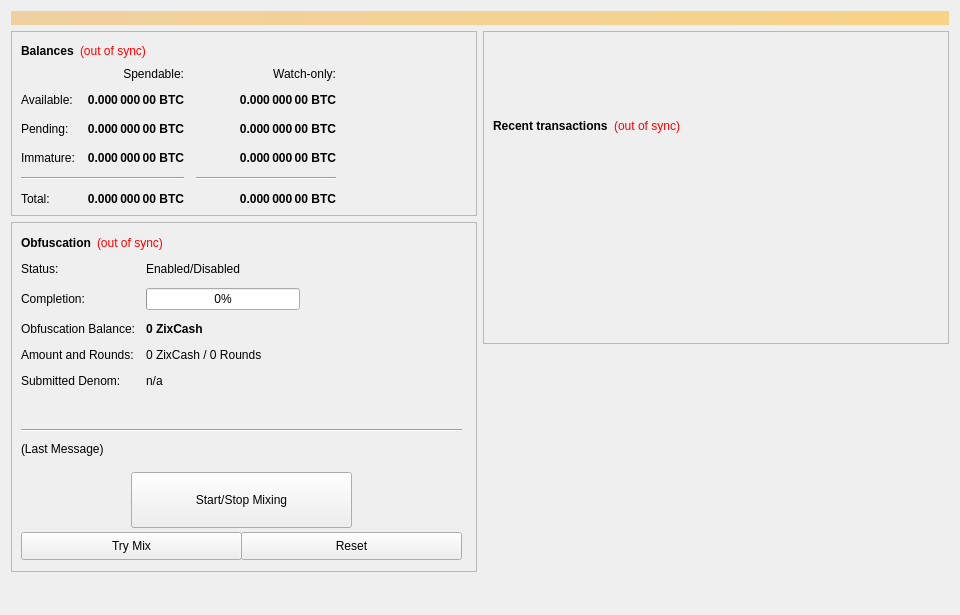
<?xml version="1.0" encoding="UTF-8"?>
<ui version="4.0">
 <class>OverviewPage</class>
 <widget class="QWidget" name="OverviewPage">
  <property name="geometry">
   <rect>
    <x>0</x>
    <y>0</y>
    <width>960</width>
    <height>615</height>
   </rect>
  </property>
  <property name="minimumSize">
   <size>
    <width>960</width>
    <height>0</height>
   </size>
  </property>
  <property name="windowTitle">
   <string>Form</string>
  </property>
  <layout class="QVBoxLayout" name="topLayout">
   <item>
    <widget class="QLabel" name="labelAlerts">
     <property name="visible">
      <bool>false</bool>
     </property>
     <property name="styleSheet">
      <string notr="true">background-color: qlineargradient(x1: 0, y1: 0, x2: 1, y2: 0, stop:0 #F0D0A0, stop:1 #F8D488); color:#000000;</string>
     </property>
     <property name="wordWrap">
      <bool>true</bool>
     </property>
     <property name="margin">
      <number>3</number>
     </property>
    </widget>
   </item>
   <item>
    <layout class="QHBoxLayout" name="horizontalLayout" stretch="1,1">
     <item>
      <layout class="QVBoxLayout" name="verticalLayout_2">
       <item>
        <widget class="QFrame" name="frame">
         <property name="frameShape">
          <enum>QFrame::StyledPanel</enum>
         </property>
         <property name="frameShadow">
          <enum>QFrame::Raised</enum>
         </property>
         <layout class="QVBoxLayout" name="verticalLayout_4">
          <item>
           <layout class="QHBoxLayout" name="horizontalLayout_4">
            <item>
             <widget class="QLabel" name="label_5">
              <property name="font">
               <font>
                <weight>75</weight>
                <bold>true</bold>
               </font>
              </property>
              <property name="text">
               <string>Balances</string>
              </property>
             </widget>
            </item>
            <item>
             <widget class="QLabel" name="labelWalletStatus">
              <property name="cursor">
               <cursorShape>WhatsThisCursor</cursorShape>
              </property>
              <property name="toolTip">
               <string>The displayed information may be out of date. Your wallet automatically synchronizes with the ZIX network after a connection is established, but this process has not completed yet.</string>
              </property>
              <property name="styleSheet">
               <string notr="true">QLabel { color: red; }</string>
              </property>
              <property name="text">
               <string notr="true">(out of sync)</string>
              </property>
              <property name="alignment">
               <set>Qt::AlignLeading|Qt::AlignLeft|Qt::AlignVCenter</set>
              </property>
             </widget>
            </item>
            <item>
             <spacer name="horizontalSpacer_3">
              <property name="orientation">
               <enum>Qt::Horizontal</enum>
              </property>
              <property name="sizeHint" stdset="0">
               <size>
                <width>40</width>
                <height>20</height>
               </size>
              </property>
             </spacer>
            </item>
           </layout>
          </item>
          <item>
           <layout class="QGridLayout" name="gridLayout">
            <property name="spacing">
             <number>12</number>
            </property>
            <item row="2" column="2">
             <widget class="QLabel" name="labelWatchPending">
              <property name="font">
               <font>
                <weight>75</weight>
                <bold>true</bold>
               </font>
              </property>
              <property name="cursor">
               <cursorShape>IBeamCursor</cursorShape>
              </property>
              <property name="toolTip">
               <string>Unconfirmed transactions to watch-only addresses</string>
              </property>
              <property name="text">
               <string notr="true">0.000 000 00 BTC</string>
              </property>
              <property name="alignment">
               <set>Qt::AlignRight|Qt::AlignTrailing|Qt::AlignVCenter</set>
              </property>
              <property name="textInteractionFlags">
               <set>Qt::LinksAccessibleByMouse|Qt::TextSelectableByKeyboard|Qt::TextSelectableByMouse</set>
              </property>
             </widget>
            </item>
            <item row="2" column="1">
             <widget class="QLabel" name="labelUnconfirmed">
              <property name="font">
               <font>
                <weight>75</weight>
                <bold>true</bold>
               </font>
              </property>
              <property name="cursor">
               <cursorShape>IBeamCursor</cursorShape>
              </property>
              <property name="toolTip">
               <string>Total of transactions that have yet to be confirmed, and do not yet count toward the spendable balance</string>
              </property>
              <property name="text">
               <string notr="true">0.000 000 00 BTC</string>
              </property>
              <property name="alignment">
               <set>Qt::AlignRight|Qt::AlignTrailing|Qt::AlignVCenter</set>
              </property>
              <property name="textInteractionFlags">
               <set>Qt::LinksAccessibleByMouse|Qt::TextSelectableByKeyboard|Qt::TextSelectableByMouse</set>
              </property>
             </widget>
            </item>
            <item row="3" column="2">
             <widget class="QLabel" name="labelWatchImmature">
              <property name="font">
               <font>
                <weight>75</weight>
                <bold>true</bold>
               </font>
              </property>
              <property name="cursor">
               <cursorShape>IBeamCursor</cursorShape>
              </property>
              <property name="toolTip">
               <string>Staked or masternode rewards in watch-only addresses that has not yet matured</string>
              </property>
              <property name="text">
               <string notr="true">0.000 000 00 BTC</string>
              </property>
              <property name="alignment">
               <set>Qt::AlignRight|Qt::AlignTrailing|Qt::AlignVCenter</set>
              </property>
              <property name="textInteractionFlags">
               <set>Qt::LinksAccessibleByMouse|Qt::TextSelectableByKeyboard|Qt::TextSelectableByMouse</set>
              </property>
             </widget>
            </item>
            <item row="4" column="0" colspan="2">
             <widget class="Line" name="lineSpendableBalance">
              <property name="orientation">
               <enum>Qt::Horizontal</enum>
              </property>
             </widget>
            </item>
            <item row="4" column="2">
             <widget class="Line" name="lineWatchBalance">
              <property name="sizePolicy">
               <sizepolicy hsizetype="Preferred" vsizetype="Fixed">
                <horstretch>0</horstretch>
                <verstretch>0</verstretch>
               </sizepolicy>
              </property>
              <property name="minimumSize">
               <size>
                <width>140</width>
                <height>0</height>
               </size>
              </property>
              <property name="orientation">
               <enum>Qt::Horizontal</enum>
              </property>
             </widget>
            </item>
            <item row="5" column="0">
             <widget class="QLabel" name="labelTotalText">
              <property name="text">
               <string>Total:</string>
              </property>
             </widget>
            </item>
            <item row="3" column="1">
             <widget class="QLabel" name="labelImmature">
              <property name="font">
               <font>
                <weight>75</weight>
                <bold>true</bold>
               </font>
              </property>
              <property name="cursor">
               <cursorShape>IBeamCursor</cursorShape>
              </property>
              <property name="toolTip">
               <string>Staked or masternode rewards that has not yet matured</string>
              </property>
              <property name="text">
               <string notr="true">0.000 000 00 BTC</string>
              </property>
              <property name="alignment">
               <set>Qt::AlignRight|Qt::AlignTrailing|Qt::AlignVCenter</set>
              </property>
              <property name="textInteractionFlags">
               <set>Qt::LinksAccessibleByMouse|Qt::TextSelectableByKeyboard|Qt::TextSelectableByMouse</set>
              </property>
             </widget>
            </item>
            <item row="2" column="3">
             <spacer name="horizontalSpacer_2">
              <property name="orientation">
               <enum>Qt::Horizontal</enum>
              </property>
              <property name="sizeHint" stdset="0">
               <size>
                <width>40</width>
                <height>20</height>
               </size>
              </property>
             </spacer>
            </item>
            <item row="3" column="0">
             <widget class="QLabel" name="labelImmatureText">
              <property name="text">
               <string>Immature:</string>
              </property>
             </widget>
            </item>
            <item row="5" column="1">
             <widget class="QLabel" name="labelTotal">
              <property name="font">
               <font>
                <weight>75</weight>
                <bold>true</bold>
               </font>
              </property>
              <property name="cursor">
               <cursorShape>IBeamCursor</cursorShape>
              </property>
              <property name="toolTip">
               <string>Your current total balance</string>
              </property>
              <property name="text">
               <string notr="true">0.000 000 00 BTC</string>
              </property>
              <property name="alignment">
               <set>Qt::AlignRight|Qt::AlignTrailing|Qt::AlignVCenter</set>
              </property>
              <property name="textInteractionFlags">
               <set>Qt::LinksAccessibleByMouse|Qt::TextSelectableByKeyboard|Qt::TextSelectableByMouse</set>
              </property>
             </widget>
            </item>
            <item row="5" column="2">
             <widget class="QLabel" name="labelWatchTotal">
              <property name="font">
               <font>
                <weight>75</weight>
                <bold>true</bold>
               </font>
              </property>
              <property name="cursor">
               <cursorShape>IBeamCursor</cursorShape>
              </property>
              <property name="toolTip">
               <string>Current total balance in watch-only addresses</string>
              </property>
              <property name="text">
               <string notr="true">0.000 000 00 BTC</string>
              </property>
              <property name="alignment">
               <set>Qt::AlignRight|Qt::AlignTrailing|Qt::AlignVCenter</set>
              </property>
              <property name="textInteractionFlags">
               <set>Qt::LinksAccessibleByMouse|Qt::TextSelectableByKeyboard|Qt::TextSelectableByMouse</set>
              </property>
             </widget>
            </item>
            <item row="0" column="2">
             <widget class="QLabel" name="labelWatchonly">
              <property name="text">
               <string>Watch-only:</string>
              </property>
              <property name="alignment">
               <set>Qt::AlignRight|Qt::AlignTrailing|Qt::AlignVCenter</set>
              </property>
             </widget>
            </item>
            <item row="1" column="0">
             <widget class="QLabel" name="labelBalanceText">
              <property name="text">
               <string>Available:</string>
              </property>
             </widget>
            </item>
            <item row="1" column="1">
             <widget class="QLabel" name="labelBalance">
              <property name="font">
               <font>
                <weight>75</weight>
                <bold>true</bold>
               </font>
              </property>
              <property name="cursor">
               <cursorShape>IBeamCursor</cursorShape>
              </property>
              <property name="toolTip">
               <string>Your current spendable balance</string>
              </property>
              <property name="text">
               <string notr="true">0.000 000 00 BTC</string>
              </property>
              <property name="alignment">
               <set>Qt::AlignRight|Qt::AlignTrailing|Qt::AlignVCenter</set>
              </property>
              <property name="textInteractionFlags">
               <set>Qt::LinksAccessibleByMouse|Qt::TextSelectableByKeyboard|Qt::TextSelectableByMouse</set>
              </property>
             </widget>
            </item>
            <item row="1" column="2">
             <widget class="QLabel" name="labelWatchAvailable">
              <property name="font">
               <font>
                <weight>75</weight>
                <bold>true</bold>
               </font>
              </property>
              <property name="cursor">
               <cursorShape>IBeamCursor</cursorShape>
              </property>
              <property name="toolTip">
               <string>Your current balance in watch-only addresses</string>
              </property>
              <property name="text">
               <string notr="true">0.000 000 00 BTC</string>
              </property>
              <property name="alignment">
               <set>Qt::AlignRight|Qt::AlignTrailing|Qt::AlignVCenter</set>
              </property>
              <property name="textInteractionFlags">
               <set>Qt::LinksAccessibleByMouse|Qt::TextSelectableByKeyboard|Qt::TextSelectableByMouse</set>
              </property>
             </widget>
            </item>
            <item row="2" column="0">
             <widget class="QLabel" name="labelPendingText">
              <property name="text">
               <string>Pending:</string>
              </property>
             </widget>
            </item>
            <item row="0" column="1">
             <widget class="QLabel" name="labelSpendable">
              <property name="text">
               <string>Spendable:</string>
              </property>
              <property name="alignment">
               <set>Qt::AlignRight|Qt::AlignTrailing|Qt::AlignVCenter</set>
              </property>
             </widget>
            </item>
           </layout>
          </item>
         </layout>
        </widget>
       </item>
       <item>
        <widget class="QFrame" name="frameObfuscation">
         <property name="minimumSize">
          <size>
           <width>0</width>
           <height>350</height>
          </size>
         </property>
         <property name="layoutDirection">
          <enum>Qt::LeftToRight</enum>
         </property>
         <property name="frameShape">
          <enum>QFrame::StyledPanel</enum>
         </property>
         <property name="frameShadow">
          <enum>QFrame::Raised</enum>
         </property>
         <widget class="QWidget" name="formLayoutWidget">
          <property name="geometry">
           <rect>
            <x>10</x>
            <y>40</y>
            <width>451</width>
            <height>161</height>
           </rect>
          </property>
          <layout class="QFormLayout" name="formLayout">
           <property name="fieldGrowthPolicy">
            <enum>QFormLayout::AllNonFixedFieldsGrow</enum>
           </property>
           <property name="horizontalSpacing">
            <number>11</number>
           </property>
           <property name="verticalSpacing">
            <number>12</number>
           </property>
           <item row="0" column="0">
            <widget class="QLabel" name="label_6">
             <property name="text">
              <string>Status:</string>
             </property>
            </widget>
           </item>
           <item row="1" column="0">
            <widget class="QLabel" name="label_7">
             <property name="text">
              <string>Completion:</string>
             </property>
            </widget>
           </item>
           <item row="1" column="1">
            <widget class="QProgressBar" name="obfuscationProgress">
             <property name="maximumSize">
              <size>
               <width>154</width>
               <height>16777215</height>
              </size>
             </property>
             <property name="value">
              <number>0</number>
             </property>
            </widget>
           </item>
           <item row="2" column="0">
            <widget class="QLabel" name="labelAnonymizedText">
             <property name="text">
              <string>Obfuscation Balance:</string>
             </property>
            </widget>
           </item>
           <item row="2" column="1">
            <widget class="QLabel" name="labelAnonymized">
             <property name="font">
              <font>
               <weight>75</weight>
               <bold>true</bold>
              </font>
             </property>
             <property name="text">
              <string notr="true">0 ZixCash</string>
             </property>
            </widget>
           </item>
           <item row="3" column="0">
            <widget class="QLabel" name="label_8">
             <property name="text">
              <string>Amount and Rounds:</string>
             </property>
            </widget>
           </item>
           <item row="3" column="1">
            <widget class="QLabel" name="labelAmountRounds">
             <property name="text">
              <string>0 ZixCash / 0 Rounds</string>
             </property>
            </widget>
           </item>
           <item row="4" column="0">
            <widget class="QLabel" name="label_9">
             <property name="text">
              <string>Submitted Denom:</string>
             </property>
            </widget>
           </item>
           <item row="4" column="1">
            <widget class="QLabel" name="labelSubmittedDenom">
             <property name="toolTip">
              <string>The denominations you submitted to the Masternode.&lt;br&gt;To mix, other users must submit the exact same denominations.</string>
             </property>
             <property name="text">
              <string>n/a</string>
             </property>
            </widget>
           </item>
           <item row="0" column="1">
            <widget class="QLabel" name="obfuscationEnabled">
             <property name="text">
              <string>Enabled/Disabled</string>
             </property>
            </widget>
           </item>
          </layout>
         </widget>
         <widget class="QPushButton" name="runAutoDenom">
          <property name="geometry">
           <rect>
            <x>251</x>
            <y>17</y>
            <width>1</width>
            <height>1</height>
           </rect>
          </property>
          <property name="palette">
           <palette>
            <active>
             <colorrole role="WindowText">
              <brush brushstyle="SolidPattern">
               <color alpha="255">
                <red>0</red>
                <green>0</green>
                <blue>0</blue>
               </color>
              </brush>
             </colorrole>
             <colorrole role="Button">
              <brush brushstyle="SolidPattern">
               <color alpha="255">
                <red>239</red>
                <green>238</green>
                <blue>238</blue>
               </color>
              </brush>
             </colorrole>
             <colorrole role="Light">
              <brush brushstyle="SolidPattern">
               <color alpha="255">
                <red>255</red>
                <green>255</green>
                <blue>255</blue>
               </color>
              </brush>
             </colorrole>
             <colorrole role="Midlight">
              <brush brushstyle="SolidPattern">
               <color alpha="255">
                <red>247</red>
                <green>246</green>
                <blue>246</blue>
               </color>
              </brush>
             </colorrole>
             <colorrole role="Dark">
              <brush brushstyle="SolidPattern">
               <color alpha="255">
                <red>119</red>
                <green>119</green>
                <blue>119</blue>
               </color>
              </brush>
             </colorrole>
             <colorrole role="Mid">
              <brush brushstyle="SolidPattern">
               <color alpha="255">
                <red>159</red>
                <green>159</green>
                <blue>159</blue>
               </color>
              </brush>
             </colorrole>
             <colorrole role="Text">
              <brush brushstyle="SolidPattern">
               <color alpha="255">
                <red>0</red>
                <green>0</green>
                <blue>0</blue>
               </color>
              </brush>
             </colorrole>
             <colorrole role="BrightText">
              <brush brushstyle="SolidPattern">
               <color alpha="255">
                <red>255</red>
                <green>255</green>
                <blue>255</blue>
               </color>
              </brush>
             </colorrole>
             <colorrole role="ButtonText">
              <brush brushstyle="SolidPattern">
               <color alpha="255">
                <red>0</red>
                <green>0</green>
                <blue>0</blue>
               </color>
              </brush>
             </colorrole>
             <colorrole role="Base">
              <brush brushstyle="SolidPattern">
               <color alpha="255">
                <red>255</red>
                <green>255</green>
                <blue>255</blue>
               </color>
              </brush>
             </colorrole>
             <colorrole role="Window">
              <brush brushstyle="SolidPattern">
               <color alpha="255">
                <red>239</red>
                <green>238</green>
                <blue>238</blue>
               </color>
              </brush>
             </colorrole>
             <colorrole role="Shadow">
              <brush brushstyle="SolidPattern">
               <color alpha="255">
                <red>0</red>
                <green>0</green>
                <blue>0</blue>
               </color>
              </brush>
             </colorrole>
             <colorrole role="AlternateBase">
              <brush brushstyle="SolidPattern">
               <color alpha="255">
                <red>247</red>
                <green>246</green>
                <blue>246</blue>
               </color>
              </brush>
             </colorrole>
             <colorrole role="ToolTipBase">
              <brush brushstyle="SolidPattern">
               <color alpha="255">
                <red>255</red>
                <green>255</green>
                <blue>220</blue>
               </color>
              </brush>
             </colorrole>
             <colorrole role="ToolTipText">
              <brush brushstyle="SolidPattern">
               <color alpha="255">
                <red>0</red>
                <green>0</green>
                <blue>0</blue>
               </color>
              </brush>
             </colorrole>
            </active>
            <inactive>
             <colorrole role="WindowText">
              <brush brushstyle="SolidPattern">
               <color alpha="255">
                <red>0</red>
                <green>0</green>
                <blue>0</blue>
               </color>
              </brush>
             </colorrole>
             <colorrole role="Button">
              <brush brushstyle="SolidPattern">
               <color alpha="255">
                <red>239</red>
                <green>238</green>
                <blue>238</blue>
               </color>
              </brush>
             </colorrole>
             <colorrole role="Light">
              <brush brushstyle="SolidPattern">
               <color alpha="255">
                <red>255</red>
                <green>255</green>
                <blue>255</blue>
               </color>
              </brush>
             </colorrole>
             <colorrole role="Midlight">
              <brush brushstyle="SolidPattern">
               <color alpha="255">
                <red>247</red>
                <green>246</green>
                <blue>246</blue>
               </color>
              </brush>
             </colorrole>
             <colorrole role="Dark">
              <brush brushstyle="SolidPattern">
               <color alpha="255">
                <red>119</red>
                <green>119</green>
                <blue>119</blue>
               </color>
              </brush>
             </colorrole>
             <colorrole role="Mid">
              <brush brushstyle="SolidPattern">
               <color alpha="255">
                <red>159</red>
                <green>159</green>
                <blue>159</blue>
               </color>
              </brush>
             </colorrole>
             <colorrole role="Text">
              <brush brushstyle="SolidPattern">
               <color alpha="255">
                <red>0</red>
                <green>0</green>
                <blue>0</blue>
               </color>
              </brush>
             </colorrole>
             <colorrole role="BrightText">
              <brush brushstyle="SolidPattern">
               <color alpha="255">
                <red>255</red>
                <green>255</green>
                <blue>255</blue>
               </color>
              </brush>
             </colorrole>
             <colorrole role="ButtonText">
              <brush brushstyle="SolidPattern">
               <color alpha="255">
                <red>0</red>
                <green>0</green>
                <blue>0</blue>
               </color>
              </brush>
             </colorrole>
             <colorrole role="Base">
              <brush brushstyle="SolidPattern">
               <color alpha="255">
                <red>255</red>
                <green>255</green>
                <blue>255</blue>
               </color>
              </brush>
             </colorrole>
             <colorrole role="Window">
              <brush brushstyle="SolidPattern">
               <color alpha="255">
                <red>239</red>
                <green>238</green>
                <blue>238</blue>
               </color>
              </brush>
             </colorrole>
             <colorrole role="Shadow">
              <brush brushstyle="SolidPattern">
               <color alpha="255">
                <red>0</red>
                <green>0</green>
                <blue>0</blue>
               </color>
              </brush>
             </colorrole>
             <colorrole role="AlternateBase">
              <brush brushstyle="SolidPattern">
               <color alpha="255">
                <red>247</red>
                <green>246</green>
                <blue>246</blue>
               </color>
              </brush>
             </colorrole>
             <colorrole role="ToolTipBase">
              <brush brushstyle="SolidPattern">
               <color alpha="255">
                <red>255</red>
                <green>255</green>
                <blue>220</blue>
               </color>
              </brush>
             </colorrole>
             <colorrole role="ToolTipText">
              <brush brushstyle="SolidPattern">
               <color alpha="255">
                <red>0</red>
                <green>0</green>
                <blue>0</blue>
               </color>
              </brush>
             </colorrole>
            </inactive>
            <disabled>
             <colorrole role="WindowText">
              <brush brushstyle="SolidPattern">
               <color alpha="255">
                <red>119</red>
                <green>119</green>
                <blue>119</blue>
               </color>
              </brush>
             </colorrole>
             <colorrole role="Button">
              <brush brushstyle="SolidPattern">
               <color alpha="255">
                <red>239</red>
                <green>238</green>
                <blue>238</blue>
               </color>
              </brush>
             </colorrole>
             <colorrole role="Light">
              <brush brushstyle="SolidPattern">
               <color alpha="255">
                <red>255</red>
                <green>255</green>
                <blue>255</blue>
               </color>
              </brush>
             </colorrole>
             <colorrole role="Midlight">
              <brush brushstyle="SolidPattern">
               <color alpha="255">
                <red>247</red>
                <green>246</green>
                <blue>246</blue>
               </color>
              </brush>
             </colorrole>
             <colorrole role="Dark">
              <brush brushstyle="SolidPattern">
               <color alpha="255">
                <red>119</red>
                <green>119</green>
                <blue>119</blue>
               </color>
              </brush>
             </colorrole>
             <colorrole role="Mid">
              <brush brushstyle="SolidPattern">
               <color alpha="255">
                <red>159</red>
                <green>159</green>
                <blue>159</blue>
               </color>
              </brush>
             </colorrole>
             <colorrole role="Text">
              <brush brushstyle="SolidPattern">
               <color alpha="255">
                <red>119</red>
                <green>119</green>
                <blue>119</blue>
               </color>
              </brush>
             </colorrole>
             <colorrole role="BrightText">
              <brush brushstyle="SolidPattern">
               <color alpha="255">
                <red>255</red>
                <green>255</green>
                <blue>255</blue>
               </color>
              </brush>
             </colorrole>
             <colorrole role="ButtonText">
              <brush brushstyle="SolidPattern">
               <color alpha="255">
                <red>119</red>
                <green>119</green>
                <blue>119</blue>
               </color>
              </brush>
             </colorrole>
             <colorrole role="Base">
              <brush brushstyle="SolidPattern">
               <color alpha="255">
                <red>239</red>
                <green>238</green>
                <blue>238</blue>
               </color>
              </brush>
             </colorrole>
             <colorrole role="Window">
              <brush brushstyle="SolidPattern">
               <color alpha="255">
                <red>239</red>
                <green>238</green>
                <blue>238</blue>
               </color>
              </brush>
             </colorrole>
             <colorrole role="Shadow">
              <brush brushstyle="SolidPattern">
               <color alpha="255">
                <red>0</red>
                <green>0</green>
                <blue>0</blue>
               </color>
              </brush>
             </colorrole>
             <colorrole role="AlternateBase">
              <brush brushstyle="SolidPattern">
               <color alpha="255">
                <red>239</red>
                <green>238</green>
                <blue>238</blue>
               </color>
              </brush>
             </colorrole>
             <colorrole role="ToolTipBase">
              <brush brushstyle="SolidPattern">
               <color alpha="255">
                <red>255</red>
                <green>255</green>
                <blue>220</blue>
               </color>
              </brush>
             </colorrole>
             <colorrole role="ToolTipText">
              <brush brushstyle="SolidPattern">
               <color alpha="255">
                <red>0</red>
                <green>0</green>
                <blue>0</blue>
               </color>
              </brush>
             </colorrole>
            </disabled>
           </palette>
          </property>
          <property name="focusPolicy">
           <enum>Qt::NoFocus</enum>
          </property>
          <property name="autoFillBackground">
           <bool>true</bool>
          </property>
          <property name="text">
           <string/>
          </property>
          <property name="flat">
           <bool>true</bool>
          </property>
         </widget>
         <widget class="QPushButton" name="toggleObfuscation">
          <property name="geometry">
           <rect>
            <x>120</x>
            <y>250</y>
            <width>221</width>
            <height>56</height>
           </rect>
          </property>
          <property name="sizePolicy">
           <sizepolicy hsizetype="MinimumExpanding" vsizetype="Fixed">
            <horstretch>0</horstretch>
            <verstretch>0</verstretch>
           </sizepolicy>
          </property>
          <property name="text">
           <string>Start/Stop Mixing</string>
          </property>
         </widget>
         <widget class="Line" name="lineLastMessage">
          <property name="geometry">
           <rect>
            <x>10</x>
            <y>200</y>
            <width>441</width>
            <height>16</height>
           </rect>
          </property>
          <property name="orientation">
           <enum>Qt::Horizontal</enum>
          </property>
         </widget>
         <widget class="QLabel" name="obfuscationStatus">
          <property name="geometry">
           <rect>
            <x>10</x>
            <y>220</y>
            <width>451</width>
            <height>61</height>
           </rect>
          </property>
          <property name="minimumSize">
           <size>
            <width>288</width>
            <height>43</height>
           </size>
          </property>
          <property name="text">
           <string>(Last Message)</string>
          </property>
          <property name="alignment">
           <set>Qt::AlignLeading|Qt::AlignLeft|Qt::AlignTop</set>
          </property>
          <property name="wordWrap">
           <bool>true</bool>
          </property>
         </widget>
         <widget class="QPushButton" name="obfuscationAuto">
          <property name="geometry">
           <rect>
            <x>10</x>
            <y>310</y>
            <width>221</width>
            <height>28</height>
           </rect>
          </property>
          <property name="sizePolicy">
           <sizepolicy hsizetype="MinimumExpanding" vsizetype="Fixed">
            <horstretch>0</horstretch>
            <verstretch>0</verstretch>
           </sizepolicy>
          </property>
          <property name="toolTip">
           <string>Try to manually submit a Obfuscation request.</string>
          </property>
          <property name="text">
           <string>Try Mix</string>
          </property>
         </widget>
         <widget class="QPushButton" name="obfuscationReset">
          <property name="geometry">
           <rect>
            <x>230</x>
            <y>310</y>
            <width>221</width>
            <height>28</height>
           </rect>
          </property>
          <property name="sizePolicy">
           <sizepolicy hsizetype="MinimumExpanding" vsizetype="Fixed">
            <horstretch>0</horstretch>
            <verstretch>0</verstretch>
           </sizepolicy>
          </property>
          <property name="toolTip">
           <string>Reset the current status of Obfuscation (can interrupt Obfuscation if it's in the process of Mixing, which can cost you money!)</string>
          </property>
          <property name="autoFillBackground">
           <bool>false</bool>
          </property>
          <property name="text">
           <string>Reset</string>
          </property>
         </widget>
         <widget class="QWidget" name="layoutWidget">
          <property name="geometry">
           <rect>
            <x>10</x>
            <y>10</y>
            <width>431</width>
            <height>22</height>
           </rect>
          </property>
          <layout class="QHBoxLayout" name="horizontalLayout_5">
           <item>
            <widget class="QLabel" name="label_2">
             <property name="font">
              <font>
               <weight>75</weight>
               <bold>true</bold>
              </font>
             </property>
             <property name="text">
              <string>Obfuscation</string>
             </property>
            </widget>
           </item>
           <item>
            <widget class="QLabel" name="labelObfuscationSyncStatus">
             <property name="toolTip">
              <string>The displayed information may be out of date. Your wallet automatically synchronizes with the ZIX network after a connection is established, but this process has not completed yet.</string>
             </property>
             <property name="styleSheet">
              <string notr="true">QLabel { color: red; }</string>
             </property>
             <property name="text">
              <string notr="true">(out of sync)</string>
             </property>
             <property name="alignment">
              <set>Qt::AlignLeading|Qt::AlignLeft|Qt::AlignVCenter</set>
             </property>
            </widget>
           </item>
           <item>
            <spacer name="horizontalSpacer_4">
             <property name="orientation">
              <enum>Qt::Horizontal</enum>
             </property>
             <property name="sizeHint" stdset="0">
              <size>
               <width>40</width>
               <height>20</height>
              </size>
             </property>
            </spacer>
           </item>
          </layout>
         </widget>
        </widget>
       </item>
       <item>
        <spacer name="verticalSpacer">
         <property name="orientation">
          <enum>Qt::Vertical</enum>
         </property>
         <property name="sizeHint" stdset="0">
          <size>
           <width>20</width>
           <height>40</height>
          </size>
         </property>
        </spacer>
       </item>
      </layout>
     </item>
     <item>
      <layout class="QVBoxLayout" name="verticalLayout_3">
       <item>
        <widget class="QFrame" name="frame_2">
         <property name="frameShape">
          <enum>QFrame::StyledPanel</enum>
         </property>
         <property name="frameShadow">
          <enum>QFrame::Raised</enum>
         </property>
         <layout class="QVBoxLayout" name="verticalLayout">
          <item>
           <spacer name="verticalSpacer_3">
            <property name="orientation">
             <enum>Qt::Vertical</enum>
            </property>
            <property name="sizeType">
             <enum>QSizePolicy::Fixed</enum>
            </property>
            <property name="sizeHint" stdset="0">
             <size>
              <width>20</width>
              <height>75</height>
             </size>
            </property>
           </spacer>
          </item>
          <item>
           <layout class="QHBoxLayout" name="horizontalLayout_2">
            <item>
             <widget class="QLabel" name="label_4">
              <property name="font">
               <font>
                <weight>75</weight>
                <bold>true</bold>
               </font>
              </property>
              <property name="text">
               <string>Recent transactions</string>
              </property>
             </widget>
            </item>
            <item>
             <widget class="QLabel" name="labelTransactionsStatus">
              <property name="cursor">
               <cursorShape>WhatsThisCursor</cursorShape>
              </property>
              <property name="toolTip">
               <string>The displayed information may be out of date. Your wallet automatically synchronizes with the ZIX network after a connection is established, but this process has not completed yet.</string>
              </property>
              <property name="styleSheet">
               <string notr="true">QLabel { color: red; }</string>
              </property>
              <property name="text">
               <string notr="true">(out of sync)</string>
              </property>
              <property name="alignment">
               <set>Qt::AlignRight|Qt::AlignTrailing|Qt::AlignVCenter</set>
              </property>
             </widget>
            </item>
            <item>
             <spacer name="horizontalSpacer">
              <property name="orientation">
               <enum>Qt::Horizontal</enum>
              </property>
              <property name="sizeHint" stdset="0">
               <size>
                <width>40</width>
                <height>20</height>
               </size>
              </property>
             </spacer>
            </item>
           </layout>
          </item>
          <item>
           <widget class="QListView" name="listTransactions">
            <property name="styleSheet">
             <string notr="true">QListView { background: transparent; }</string>
            </property>
            <property name="frameShape">
             <enum>QFrame::NoFrame</enum>
            </property>
            <property name="verticalScrollBarPolicy">
             <enum>Qt::ScrollBarAlwaysOff</enum>
            </property>
            <property name="horizontalScrollBarPolicy">
             <enum>Qt::ScrollBarAlwaysOff</enum>
            </property>
            <property name="selectionMode">
             <enum>QAbstractItemView::NoSelection</enum>
            </property>
           </widget>
          </item>
         </layout>
        </widget>
       </item>
       <item>
        <spacer name="verticalSpacer_2">
         <property name="orientation">
          <enum>Qt::Vertical</enum>
         </property>
         <property name="sizeType">
          <enum>QSizePolicy::Expanding</enum>
         </property>
         <property name="sizeHint" stdset="0">
          <size>
           <width>20</width>
           <height>40</height>
          </size>
         </property>
        </spacer>
       </item>
      </layout>
     </item>
    </layout>
   </item>
  </layout>
 </widget>
 <resources/>
 <connections/>
</ui>
